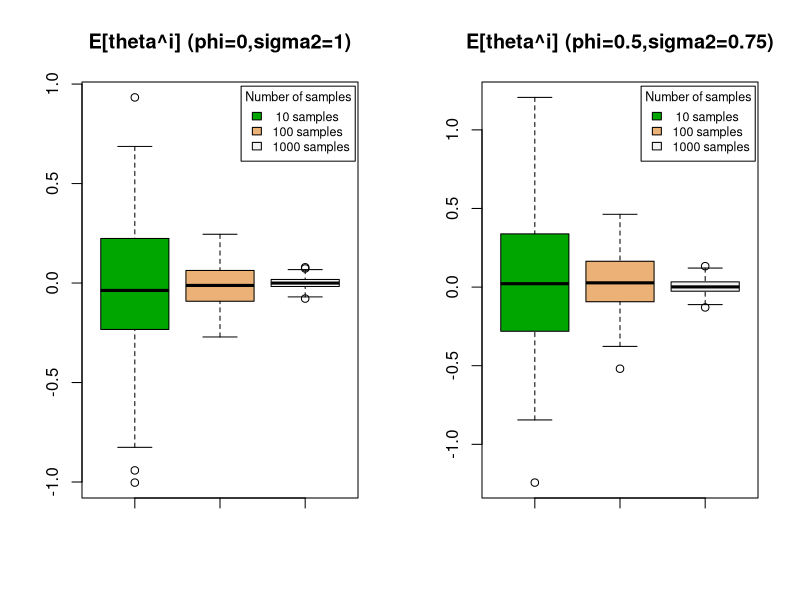
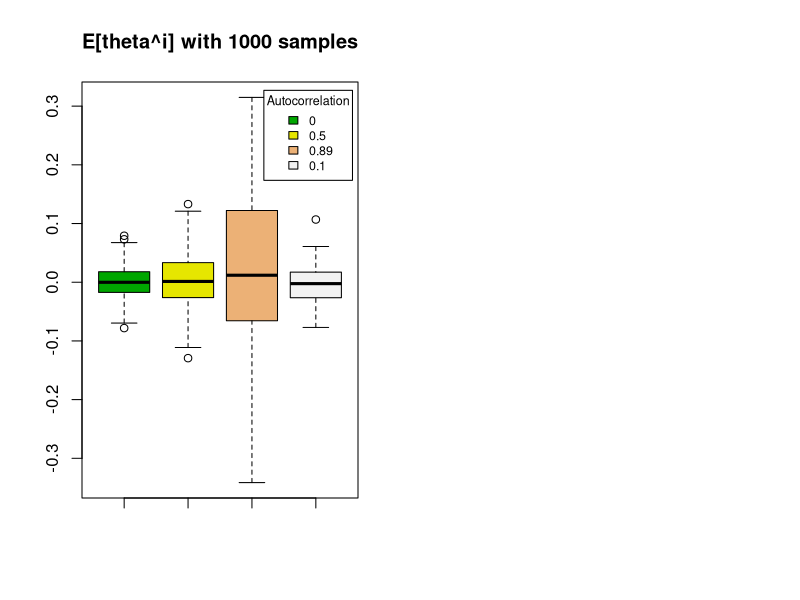
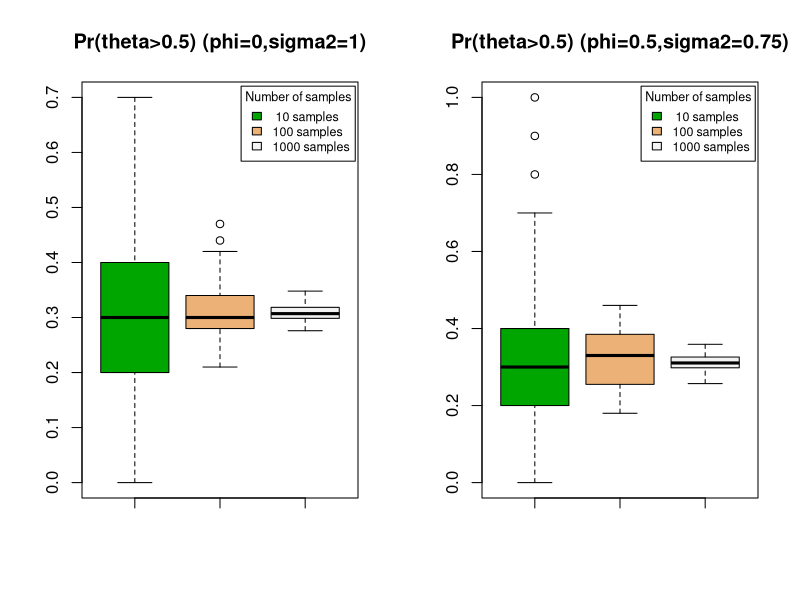
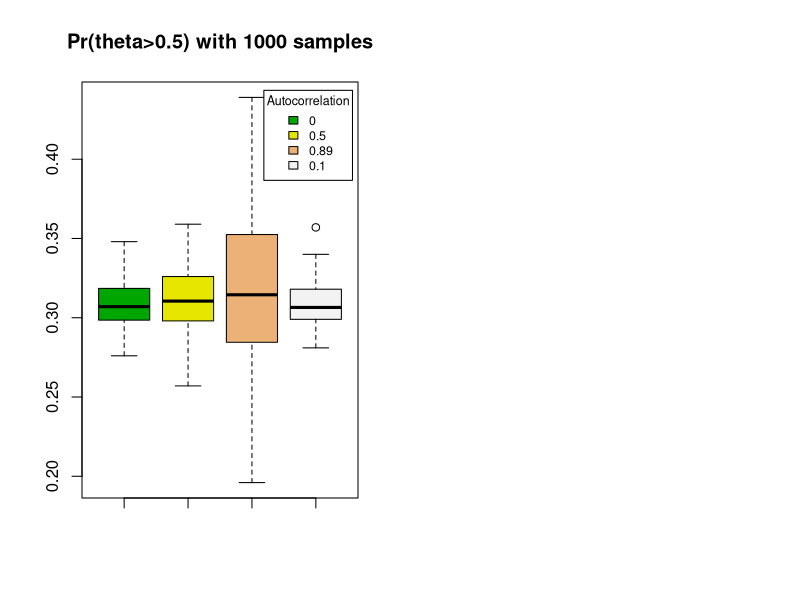
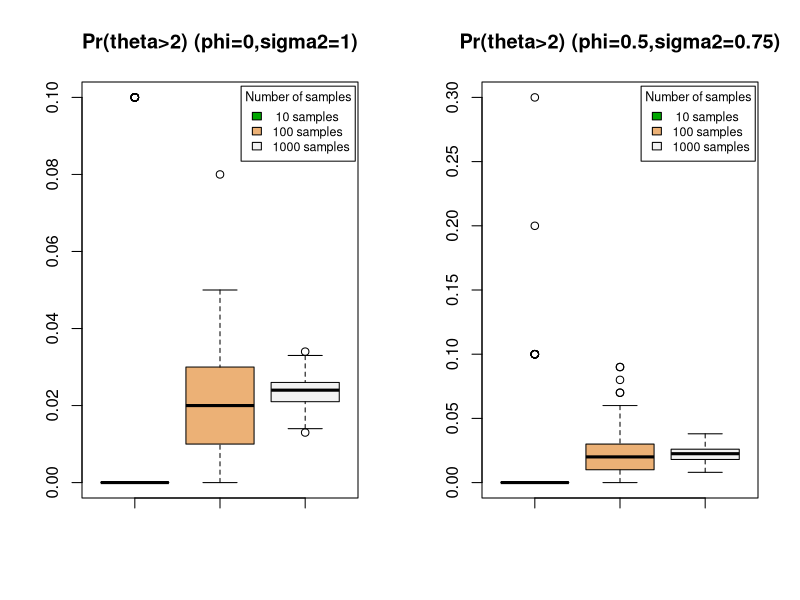
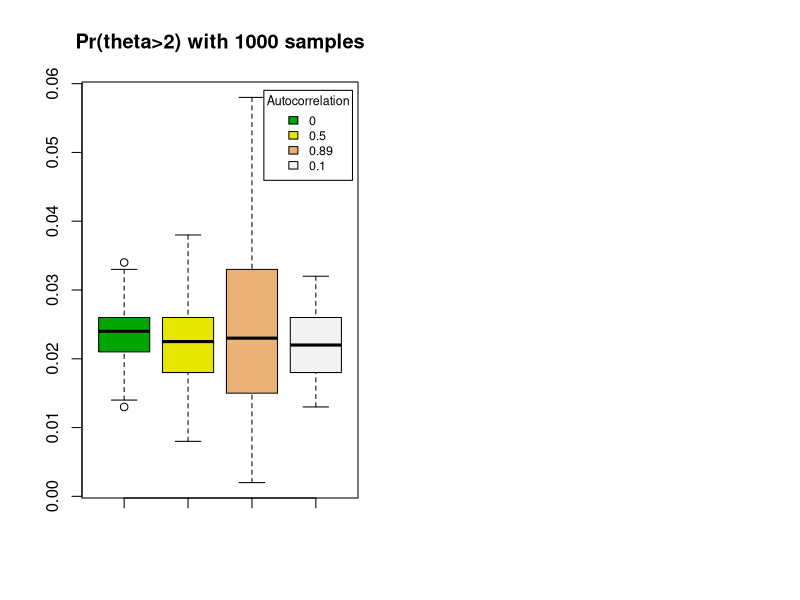

Here is the R script that generated these plots, in order:
## ---- chunk 1
knitr::opts_chunk$set(echo = TRUE)
## ---- chunk 2
varTheta = 1
sigma2.1 = 1
sigma2.3 = 0.2
phi.2 = 0.5
phi.4 = 0.1
phi.1 = sqrt(1-sigma2.1/varTheta)
phi.3 = sqrt(1-sigma2.3/varTheta)
sigma2.2 = varTheta*(1-phi.2^2)
sigma2.4 = varTheta*(1-phi.4^2)
table.entries = matrix(nrow=4, ncol=4, data=c(
  varTheta, phi.1, sigma2.1, phi.1,
  varTheta, phi.2, sigma2.2, phi.2,
  varTheta, phi.3, sigma2.3, phi.3,
  varTheta, phi.4, sigma2.4, phi.4
))
table.entries <- t(table.entries)  # take transpose since matrix fills in the elements in columnwise
colnames(table.entries) <- c("var(theta)", "phi", "sigma2","corr")
print(table.entries)

## ---- chunk 3
# let's first define a function to conduct the sampling
MarkovChain <- function(phi,sigma2,initial,m){
  theta = vector(length=m)
  theta[1] = initial
  for (i1 in seq(1,m,1)){
    theta[i1+1] = phi*theta[i1] + rnorm(1,0,sqrt(sigma2))
  }
  return(theta)
}
## ---- chunk 4
set.seed(123)

i1=1
m=2000
initial = 0
n=10
theta1 = MarkovChain(table.entries[i1,"phi"],table.entries[i1,"sigma2"],initial,m)  # sample a Markov chain
theta2 = MarkovChain(table.entries[i1,"phi"],table.entries[i1,"sigma2"],initial,m)  # sample a Markov chain
mean(theta1[(m-n+1):m])
mean(theta2[(m-n+1):m])

## ---- chunk 5
set.seed(123)
# Initial parameters for 4 different phi - sigma2 pairs chain
m=2000
initial = 0

# The n = 10, n = 100 and n = 1000 last samples
n1=10
n2=100
n3=1000

# Initial a 3x4x100 multidimensional arrays to store the results with the  n = 10 last samples.
result1 = array(dim=c(3,4,100))

for (a in seq(1,100,1)){
  for (b in seq(1,4,1)){
    theta = MarkovChain(table.entries[b,"phi"],table.entries[b,"sigma2"],initial,m)  # sample a Markov chain
    result1[1,b,a] <- mean(theta[(m-n1+1):m])
    result1[2,b,a] <- sum( theta[(m-n1+1):m] > 0.5 ) / length(theta[(m-n1+1):m])
    result1[3,b,a] <- sum( theta[(m-n1+1):m] > 2 ) / length(theta[(m-n1+1):m])
  }
}
colnames(result1) <- c("phi=0,sigma2=1", "phi=0.5,sigma2=0.75", "phi=0.89,sigma2=0.2","phi=0.1,sigma2=0.99")
rownames(result1) <- c("theta_mean", "Pr(theta>0.5)", "Pr(theta>2)")

# Print a result test
result1[,,1]
## ---- chunk 6
set.seed(123)

# Initial a 3x4x100 multidimensional arrays to store the results with the  n = 100 last samples.
result2 = array(dim=c(3,4,100))
for (a in seq(1,100,1)){
  for (b in seq(1,4,1)){
    theta = MarkovChain(table.entries[b,"phi"],table.entries[b,"sigma2"],initial,m)  # sample a Markov chain
    result2[1,b,a] <- mean(theta[(m-n2+1):m])
    result2[2,b,a] <- sum( theta[(m-n2+1):m] > 0.5 ) / length(theta[(m-n2+1):m])
    result2[3,b,a] <- sum( theta[(m-n2+1):m] > 2 ) / length(theta[(m-n2+1):m])
  }
}
colnames(result2) <- c("phi=0,sigma2=1", "phi=0.5,sigma2=0.75", "phi=0.89,sigma2=0.2","phi=0.1,sigma2=0.99")
rownames(result2) <- c("theta_mean", "Pr(theta>0.5)", "Pr(theta>2)")

# Print a result test
result2[,,2]
## ---- chunk 7
set.seed(123)

# Initial a 3x4x100 multidimensional arrays to store the results with the  n = 1000 last samples.
result3 = array(dim=c(3,4,100))
for (a in seq(1,100,1)){
  for (b in seq(1,4,1)){
    theta = MarkovChain(table.entries[b,"phi"],table.entries[b,"sigma2"],initial,m)  # sample a Markov chain
    result3[1,b,a] <- mean(theta[(m-n3+1):m])
    result3[2,b,a] <- sum( theta[(m-n3+1):m] > 0.5 ) / length(theta[(m-n3+1):m])
    result3[3,b,a] <- sum( theta[(m-n3+1):m] > 2 ) / length(theta[(m-n3+1):m])
  }
}
colnames(result3) <- c("phi=0,sigma2=1", "phi=0.5,sigma2=0.75", "phi=0.89,sigma2=0.2","phi=0.1,sigma2=0.99")
rownames(result3) <- c("theta_mean", "Pr(theta>0.5)", "Pr(theta>2)")

# Print a result test
result3[,,3]
## ---- chunk 8
par(mfrow=c(1,2))
boxplot(result1[1,1,],result2[1,1,],result3[1,1,],main="E[theta^i] (phi=0,sigma2=1)",col=terrain.colors(3))
legend("topright", inset=.01, title="Number of samples",
   c(" 10 samples","100 samples","1000 samples"), fill=terrain.colors(3),cex = 0.75)
boxplot(result1[1,2,],result2[1,2,],result3[1,2,],main="E[theta^i] (phi=0.5,sigma2=0.75)",col=terrain.colors(3))
legend("topright", inset=.01, title="Number of samples",
   c(" 10 samples","100 samples","1000 samples"), fill=terrain.colors(3),cex = 0.75)

## ---- chunk 9
boxplot(result3[1,1,],result3[1,2,],result3[1,3,],result3[1,4,],main="E[theta^i] with 1000 samples",col=terrain.colors(4))
legend("topright", inset=.02, title="Autocorrelation",
   c("0","0.5","0.89","0.1"), fill=terrain.colors(4),cex = 0.75)
## ---- chunk 10
par(mfrow=c(1,2))
boxplot(result1[2,1,],result2[2,1,],result3[2,1,],main="Pr(theta>0.5) (phi=0,sigma2=1)",col=terrain.colors(3))
legend("topright", inset=.01, title="Number of samples",
   c(" 10 samples","100 samples","1000 samples"), fill=terrain.colors(3),cex = 0.75)
boxplot(result1[2,2,],result2[2,2,],result3[2,2,],main="Pr(theta>0.5) (phi=0.5,sigma2=0.75)",col=terrain.colors(3))
legend("topright", inset=.01, title="Number of samples",
   c(" 10 samples","100 samples","1000 samples"), fill=terrain.colors(3),cex = 0.75)
## ---- chunk 11
boxplot(result3[2,1,],result3[2,2,],result3[2,3,],result3[2,4,],main="Pr(theta>0.5) with 1000 samples",col=terrain.colors(4))
legend("topright", inset=.02, title="Autocorrelation",
   c("0","0.5","0.89","0.1"), fill=terrain.colors(4),cex = 0.75)
## ---- chunk 12
par(mfrow=c(1,2))
boxplot(result1[3,1,],result2[3,1,],result3[3,1,],main="Pr(theta>2) (phi=0,sigma2=1)",col=terrain.colors(3))
legend("topright", inset=.01, title="Number of samples",
   c(" 10 samples","100 samples","1000 samples"), fill=terrain.colors(3),cex = 0.75)
boxplot(result1[3,2,],result2[3,2,],result3[3,2,],main="Pr(theta>2) (phi=0.5,sigma2=0.75)",col=terrain.colors(3))
legend("topright", inset=.01, title="Number of samples",
   c(" 10 samples","100 samples","1000 samples"), fill=terrain.colors(3),cex = 0.75)
## ---- chunk 13
boxplot(result3[3,1,],result3[3,2,],result3[3,3,],result3[3,4,],main="Pr(theta>2) with 1000 samples",col=terrain.colors(4))
legend("topright", inset=.02, title="Autocorrelation",
   c("0","0.5","0.89","0.1"), fill=terrain.colors(4),cex = 0.75)
